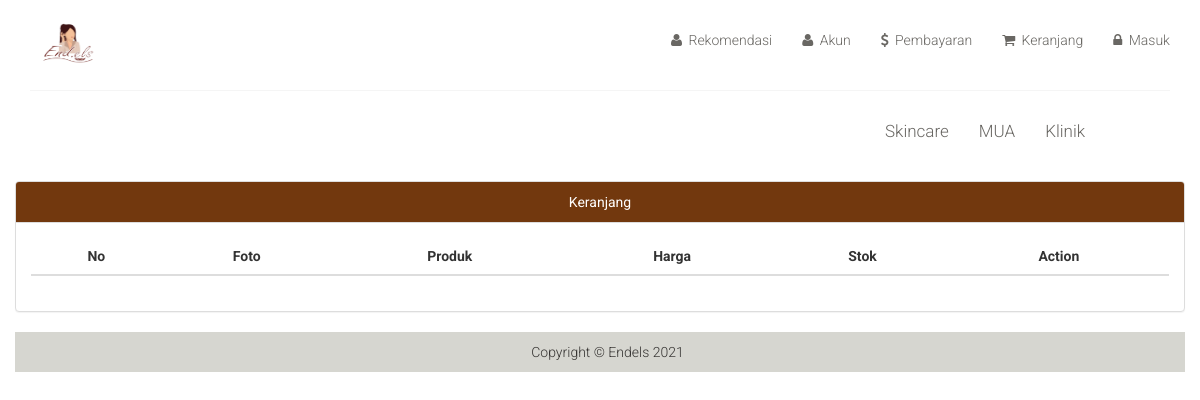
The page /index.php/skincare/keranjang on the database as committed earlier.
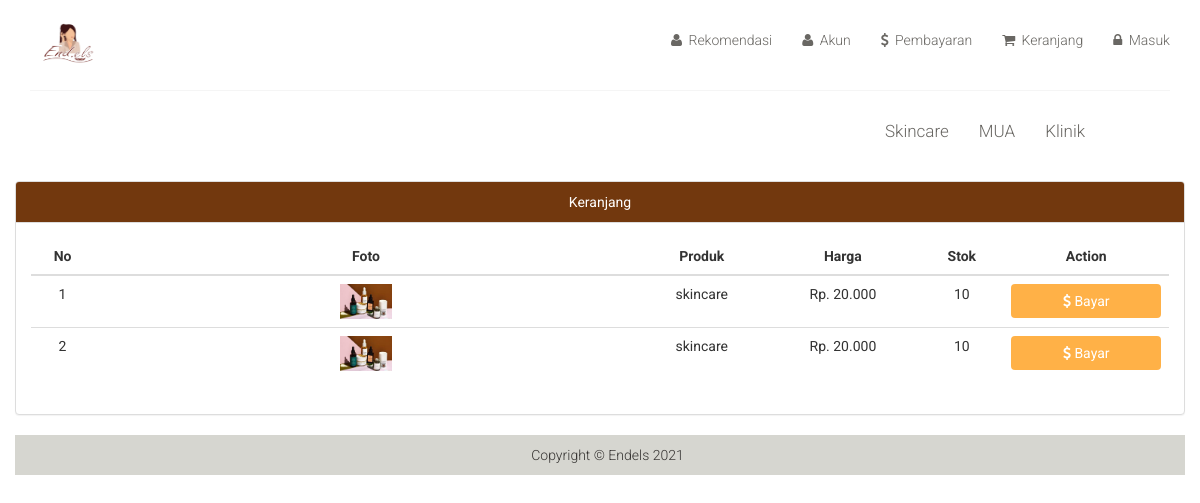
The same page on the database as committed later.
### tables this page shows
CREATE TABLE `keranjang` (
  `id_keranjang` int(11) NOT NULL,
  `id_produk` int(11) NOT NULL,
  `id_user` int(11) NOT NULL
);

CREATE TABLE `produk` (
  `id_produk` int(11) NOT NULL,
  `nama_produk` varchar(50) NOT NULL,
  `deskripsi` text NOT NULL,
  `foto` varchar(255) NOT NULL,
  `foto_2` varchar(255) NOT NULL,
  `foto_3` varchar(255) NOT NULL,
  `foto_4` varchar(255) NOT NULL,
  `harga` int(11) NOT NULL,
  `jumlah` int(11) NOT NULL,
  `berat` int(11) NOT NULL,
  `id_katagori` int(11) NOT NULL,
  `id_toko` int(11) NOT NULL,
  `rekomendasi` enum('1','0') NOT NULL DEFAULT '0'
);

### application/controllers/skincare.php (called while the page is built, shortened)
<?php
class Skincare extends CI_Controller {
	public function __construct()
	{
		$this->load->model('M_Produk', '', TRUE);
	}
	public function keranjang(){
		$id=1;
		$data['bayar'] = $this->M_Produk->keranjang($id);
		$this->load->view('template/header');
		$this->load->view('user/keranjang',$data);
		$this->load->view('template/footer');
	}
}

### index.php (called while the page is built, shortened)
<?php
require_once BASEPATH.'core/CodeIgniter.php';

### application/models/M_Produk.php (called while the page is built, shortened)
<?php
class M_Produk extends CI_Model
{
	public function keranjang($id){
		$this->db->select('*');
		$this->db->from('keranjang');
		$this->db->where('id_user',$id);
		$this->db->join('produk','produk.id_produk=keranjang.id_produk');
		$query = $this->db->get();
		return $query->result_array();
	}
}

### application/views/user/keranjang.php (the view, shortened to what this page needs)
<div class="panel panel-default">
	<div class="panel-heading text-center">Keranjang</div>
	<div class="panel-body">
		<table class="table table-hover text-center">
			<thead>
				<tr>
					<th class="text-center">No</th>
					<th class="text-center">Foto</th>
					<th class="text-center">Produk</th>
					<th class="text-center">Harga</th>
					<th class="text-center">Stok</th>
					<th class="text-center">Action</th>
				</tr>
			</thead>
			<tbody>
				<?php
				$i=0;
				foreach ($bayar as $buy) {
					$i++;
					?>
					<?php
					echo form_open('skincare/bayar', 'id="m_bayar'.$buy['id_produk'].'"');	 ?>
					<tr>
						<td scope="row" class="text-center"><?=$i?></th>
						<td><img src="<?=base_url('asset/produk/').$buy['foto']?>" width="10%"></td>
						<td><?=$buy['nama_produk']?></td>
						<td>Rp. <?=number_format($buy['harga'],'0','','.');?></td>
						<td><?=$buy['jumlah']?></td>
						<td><button type="submit" form="m_bayar<?=$buy['id_produk']?>"  class="btn btn-success-modal col-md-12"><i class="fa fa-dollar"></i> Bayar</button></td>
					</tr>
				</form>
			<?php }?>
		</tbody>
	</table>
</div>
</div>

Rows that differ between the two databases and show on the page:
added keranjang: id_produk.foto (picture), id_produk.nama_produk "skincare", id_produk.harga "20.000", id_produk.jumlah "10"
added keranjang: id_produk.foto (picture), id_produk.nama_produk "skincare", id_produk.harga "20.000", id_produk.jumlah "10"
